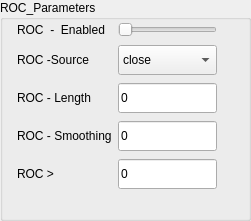
              <widget class="QGroupBox" name="grpBox_ROC_parametersIndi">
               <property name="geometry">
                <rect>
                 <x>290</x>
                 <y>280</y>
                 <width>251</width>
                 <height>221</height>
                </rect>
               </property>
               <property name="title">
                <string>ROC_Parameters</string>
               </property>
               <widget class="QWidget" name="layoutWidget_30">
                <property name="geometry">
                 <rect>
                  <x>17</x>
                  <y>20</y>
                  <width>231</width>
                  <height>171</height>
                 </rect>
                </property>
                <layout class="QGridLayout" name="gridLayout_59">
                 <item row="2" column="2">
                  <spacer name="horizontalSpacer_39">
                   <property name="orientation">
                    <enum>Qt::Horizontal</enum>
                   </property>
                   <property name="sizeHint" stdset="0">
                    <size>
                     <width>40</width>
                     <height>20</height>
                    </size>
                   </property>
                  </spacer>
                 </item>
                 <item row="1" column="0">
                  <widget class="QLabel" name="lblSELL_IndicatorEnabled_12">
                   <property name="text">
                    <string>ROC  -  Enabled</string>
                   </property>
                  </widget>
                 </item>
                 <item row="1" column="1">
                  <widget class="QSlider" name="hSlider_SELL_IndicatorEnabled_35">
                   <property name="maximum">
                    <number>5</number>
                   </property>
                   <property name="orientation">
                    <enum>Qt::Horizontal</enum>
                   </property>
                  </widget>
                 </item>
                 <item row="2" column="0">
                  <widget class="QLabel" name="lblRocAppliedPrice_10">
                   <property name="text">
                    <string>ROC -Source</string>
                   </property>
                  </widget>
                 </item>
                 <item row="5" column="1">
                  <widget class="QLineEdit" name="txtRocRBuyIncreasePercentage">
                   <property name="minimumSize">
                    <size>
                     <width>0</width>
                     <height>30</height>
                    </size>
                   </property>
                   <property name="text">
                    <string>0</string>
                   </property>
                  </widget>
                 </item>
                 <item row="5" column="0">
                  <widget class="QLabel" name="lblRocRBuyIncreasePercentage_10">
                   <property name="text">
                    <string>ROC &gt;</string>
                   </property>
                  </widget>
                 </item>
                 <item row="3" column="1">
                  <widget class="QLineEdit" name="txtRocPeriodR">
                   <property name="minimumSize">
                    <size>
                     <width>0</width>
                     <height>30</height>
                    </size>
                   </property>
                   <property name="cursor">
                    <cursorShape>IBeamCursor</cursorShape>
                   </property>
                   <property name="text">
                    <string>0</string>
                   </property>
                  </widget>
                 </item>
                 <item row="2" column="1">
                  <widget class="QComboBox" name="drpRocAppliedPriceR">
                   <property name="sizePolicy">
                    <sizepolicy hsizetype="Preferred" vsizetype="Fixed">
                     <horstretch>0</horstretch>
                     <verstretch>0</verstretch>
                    </sizepolicy>
                   </property>
                   <property name="minimumSize">
                    <size>
                     <width>0</width>
                     <height>30</height>
                    </size>
                   </property>
                   <item>
                    <property name="text">
                     <string>close</string>
                    </property>
                   </item>
                   <item>
                    <property name="text">
                     <string>open</string>
                    </property>
                   </item>
                   <item>
                    <property name="text">
                     <string>high</string>
                    </property>
                   </item>
                   <item>
                    <property name="text">
                     <string>low</string>
                    </property>
                   </item>
                   <item>
                    <property name="text">
                     <string>HL2</string>
                    </property>
                   </item>
                   <item>
                    <property name="text">
                     <string>HLC3</string>
                    </property>
                   </item>
                   <item>
                    <property name="text">
                     <string>OHLC</string>
                    </property>
                   </item>
                  </widget>
                 </item>
                 <item row="3" column="0">
                  <widget class="QLabel" name="lblRocPeriodR_10">
                   <property name="text">
                    <string>ROC - Length</string>
                   </property>
                  </widget>
                 </item>
                 <item row="4" column="0">
                  <widget class="QLabel" name="lblRocSmoothingR_10">
                   <property name="text">
                    <string>ROC - Smoothing</string>
                   </property>
                  </widget>
                 </item>
                 <item row="4" column="1">
                  <widget class="QLineEdit" name="txtRocSmoothingR">
                   <property name="minimumSize">
                    <size>
                     <width>0</width>
                     <height>30</height>
                    </size>
                   </property>
                   <property name="text">
                    <string>0</string>
                   </property>
                  </widget>
                 </item>
                </layout>
               </widget>
              </widget>
